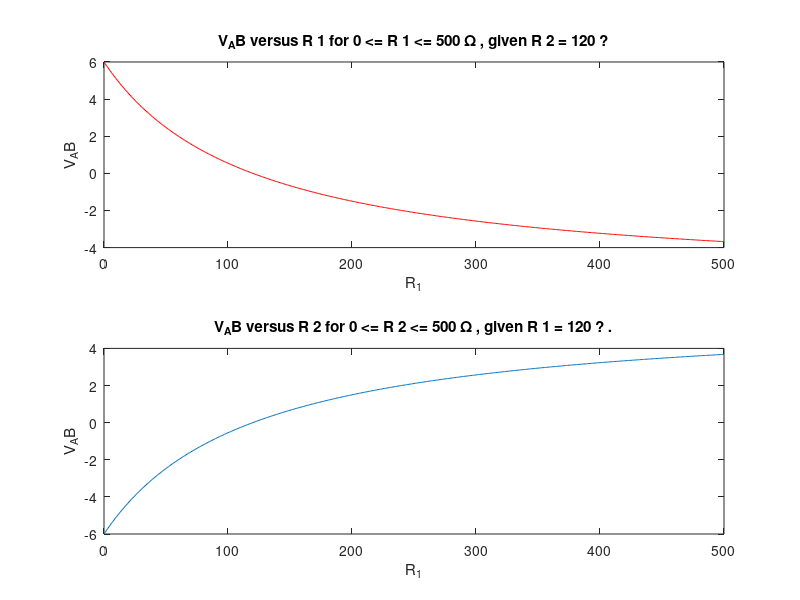

The MATLAB source for this figure:
V=12;
R2=120;
R3=250;
R4=250;
%A
R1=0:500;
V_AB=V*(R2./(R1+R2)-R4./(R3+R4));
subplot(2,1,1);
plot(R1,V_AB,'r');
xlabel('R\rm_1');
ylabel('V_AB');
title('V_AB versus R 1 for 0 <= R 1 <= 500 \Omega , given R 2 = 120 ?');

%B
R1=120;
R2=0:500;
V_AB=V*(R2./(R1+R2)-R4./(R3+R4));
subplot(2,1,2);
plot(R2,V_AB);
xlabel('R\rm_1');
ylabel('V_AB');
title('V_AB versus R 2 for 0 <= R 2 <= 500 \Omega , given R 1 = 120 ? .');
